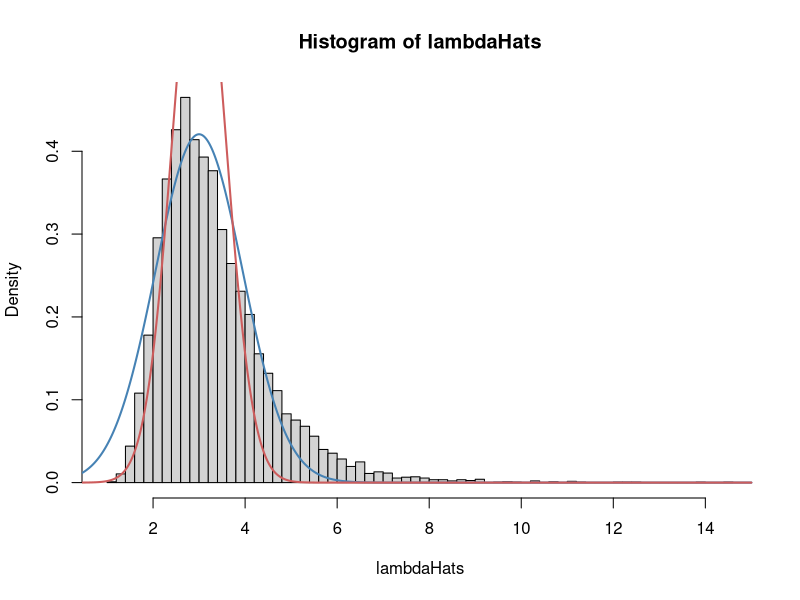

The R script that drew this image:
# Illustration of the Fisher information, observed information
# and large sample Normal approximation of the sampling distribution 
# of the maximum likelihood estimator (MLE)
# The data is simulated from the exponential distribution in the rate
# parameterization (not the one used in the course book) with parameter
# lambda

# Try first with n = 10 (no good approx), then n = 100 and n = 500 for better
# and better approximations

n = 10       # sample size
nRep = 10000 # the number of datasets simulated from the sampling distribution
lambda = 3   # True population parameter that we just make up here
lambdaHats = rep(0, nRep) # vector for storing the MLEs for each dataset
# Each iteration of this loop simulates a dataset x and computes the MLE
for (i in 1:nRep){
  x = rexp(n, rate = lambda)
  lambdaHats[i] = 1/mean(x)
}
hist(lambdaHats, 50, freq = FALSE) # Plot histogram of the MLEs

# Large sample normal approximation based in the Fisher information
# In large samples lambdaHat approx N(lambda, 1/I)
I = n/lambda^2
lambdaGrid = seq(0.001, 15, length = 1000) # lambda values for plot of normal density
pdf_theo = dnorm(lambdaGrid, mean = lambda, sd = sqrt(1/I))
lines(lambdaGrid, pdf_theo, col = "steelblue", lwd = 2)

# Large sample normal approximation based in the observed information
# In large samples lambdaHat approx N(lambda, 1/J)
x = rexp(n, rate = lambda) # simulate a single dataset. This is the single dataset
                           # that you would have in real life.
lambdaHat = 1 / mean(x)   # Compute the MLE for this dataset
J = n/lambdaHat^2         # Observed information

pdf_obs = dnorm(lambdaGrid, mean = lambda, sd = sqrt(1/J))
lines(lambdaGrid, pdf_obs, col = "indianred", lwd = 2)

